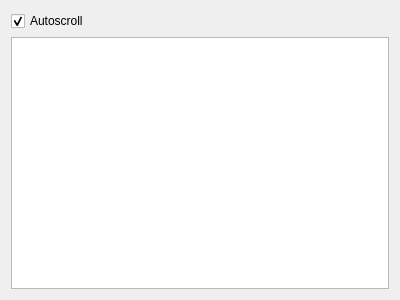
<?xml version="1.0" encoding="UTF-8"?>
<ui version="4.0">
 <class>SolverResultWidget</class>
 <widget class="QWidget" name="SolverResultWidget">
  <property name="geometry">
   <rect>
    <x>0</x>
    <y>0</y>
    <width>400</width>
    <height>300</height>
   </rect>
  </property>
  <property name="windowTitle">
   <string>Form</string>
  </property>
  <layout class="QGridLayout" name="gridLayout">
   <item row="1" column="0">
    <widget class="QTextEdit" name="teLogResults"/>
   </item>
   <item row="0" column="0">
    <widget class="QCheckBox" name="checkBoxAutoScroll">
     <property name="text">
      <string>Autoscroll</string>
     </property>
     <property name="checked">
      <bool>true</bool>
     </property>
    </widget>
   </item>
  </layout>
 </widget>
 <resources/>
 <connections/>
</ui>
